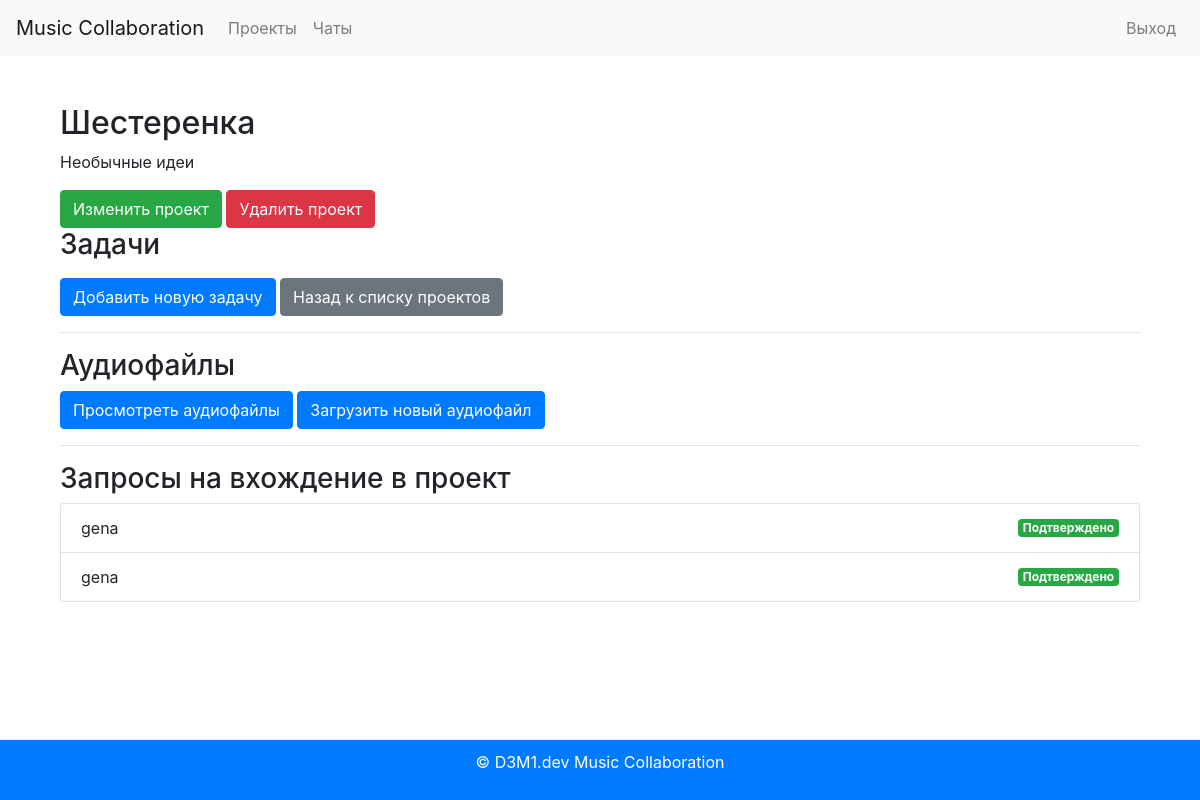
Before: /projects/2/ (signed in) with the older database file.
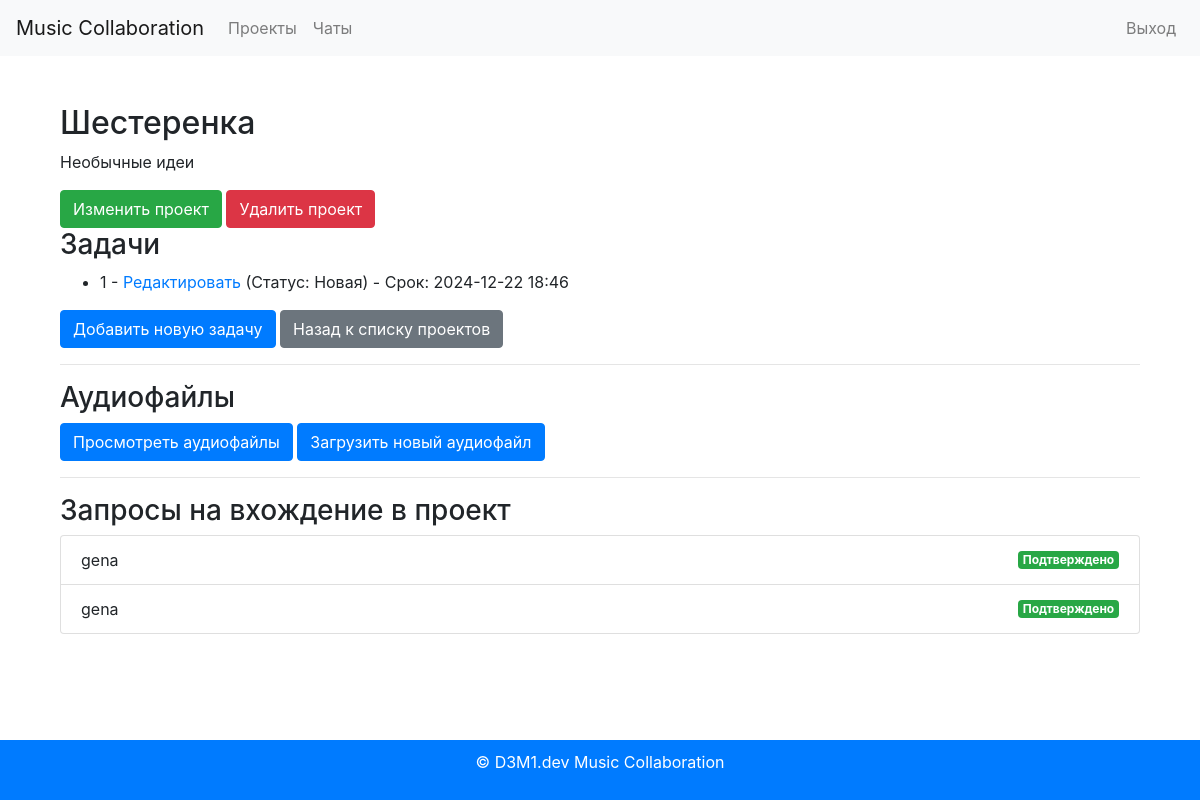
After: the same page with the newer database file.
### projects/models.py (models this page shows, shortened)
class JoinRequest(models.Model):
    project = models.ForeignKey(Project, related_name='join_requests', on_delete=models.CASCADE)
    user = models.ForeignKey(settings.AUTH_USER_MODEL, on_delete=models.CASCADE)
    created_at = models.DateTimeField(auto_now_add=True)
    confirmed = models.BooleanField(default=False)

### users/models.py (models this page shows, shortened)
class CustomUser(AbstractUser):
    ROLE_CHOICES = [
        ('producer', 'Продюсер'),
        ('musician', 'Музыкант'),
        ('vocalist', 'Вокалист'),
    ]
    id = models.AutoField(primary_key=True)
    password_hash = models.CharField(max_length=255)
    role = models.CharField(max_length=50, choices=ROLE_CHOICES)
    avatar = models.ImageField(upload_to='avatars/', blank=True, null=True)
    email = models.EmailField(unique=True)
    status = models.CharField(max_length=50)
    profile_settings = models.JSONField(default=dict)
    created_at = models.DateTimeField(auto_now_add=True)
    updated_at = models.DateTimeField(auto_now=True)

### tasks/models.py (models this page shows, shortened)
class Task(models.Model):
    STATUS_CHOICES = [
        ('new', 'Новая'),
        ('in_progress', 'В процессе'),
        ('completed', 'Завершена'),
    ]
    id = models.AutoField(primary_key=True)
    project = models.ForeignKey(Project, on_delete=models.CASCADE, related_name='tasks')  # Связь с проектом
    title = models.CharField(max_length=255)
    description = models.TextField(blank=True)  # Поле описания может быть пустым
    assignee = models.ForeignKey(User, on_delete=models.SET_NULL, null=True, blank=True)  # Исполнитель задачи
    status = models.CharField(max_length=50, choices=STATUS_CHOICES, default='new')  # Статус задачи
    due_date = models.DateTimeField(null=True, blank=True)  # Дата завершения задачи

### projects/views.py (the view)
# urls.py: path('<int:pk>/', project_detail, name='project_detail'),
@login_required
def project_detail(request, pk):
    project = get_object_or_404(Project, pk=pk)
    join_request = get_object_or_404(JoinRequest, pk=pk)
    if request.user != project.owner and not project.join_requests.filter(user=request.user, confirmed=True).exists():
        return render(request, '403.html', {'project': project})  # Отображаем страницу 403
    return render(request, 'projects/project_detail.html', {'project': project})

### projects/templates/projects/project_detail.html (shortened to what this page needs)
{% extends 'base.html' %}
{% block content %}
  <div class="container mt-5">
    <h2>{{ project.name }}</h2>
    <p>{{ project.description }}</p>
    {% if project.owner_id == current_user.id %}
      <p>У вас нет доступа для изменения проекта</p>
    {% else %}
      <a href="{% url 'projects:project_edit' project.id %}" class="btn btn-success">Изменить проект</a>
      <form action="{% url 'projects:project_delete' project.id %}" method="post" style="display:inline;">
        <button type="submit" class="btn btn-danger">Удалить проект</button>
      </form>
    {% endif %}
    <h3>Задачи</h3>
    <ul>
      {% for task in project.tasks.all %}
        <li>
          {{ task.title }} -
          <a href="{% url 'tasks:task_edit' project.id task.id %}">Редактировать</a>
          (Статус: {{ task.get_status_display }}){% if task.due_date %}
            - Срок: {{ task.due_date|date:'Y-m-d H:i' }}
          {% endif %}
        </li>
      {% endfor %}
    </ul>
    <a href="{% url 'tasks:task_create' project.id %}" class="btn btn-primary">Добавить новую задачу</a>
    <a href="{% url 'projects:project_list' %}" class="btn btn-secondary">Назад к списку проектов</a>
    <hr />
    <h3>Аудиофайлы</h3>
    <a href="{% url 'version_control:file_list' project.id %}" class="btn btn-primary">Просмотреть аудиофайлы</a>
    <a href="{% url 'version_control:upload_file' project.id %}" class="btn btn-primary">Загрузить новый аудиофайл</a>
    <hr />
    <h3>Запросы на вхождение в проект</h3>
    {% if project.join_requests.exists %}
      <ul class="list-group">
        {% for request in project.join_requests.all %}
          <li class="list-group-item d-flex justify-content-between align-items-center">
            {{ request.user.username }}
            {% if request.confirmed %}
              <span class="badge badge-success">Подтверждено</span>
            {% else %}
              <form action="{% url 'projects:confirm_join_request' request.id %}" method="post" style="display:inline;">
                {% csrf_token %}
                <button type="submit" class="btn btn-primary btn-sm">Подтвердить</button>
              </form>
            {% endif %}
          </li>
        {% endfor %}
      </ul>
    {% else %}
      <p>Нет запросов на вхождение в проект.</p>
    {% endif %}
  </div>
{% endblock %}

Changed rows visible on the page:
added Task: title "1", status "Новая", due_date "2024-12-22 18:46"
